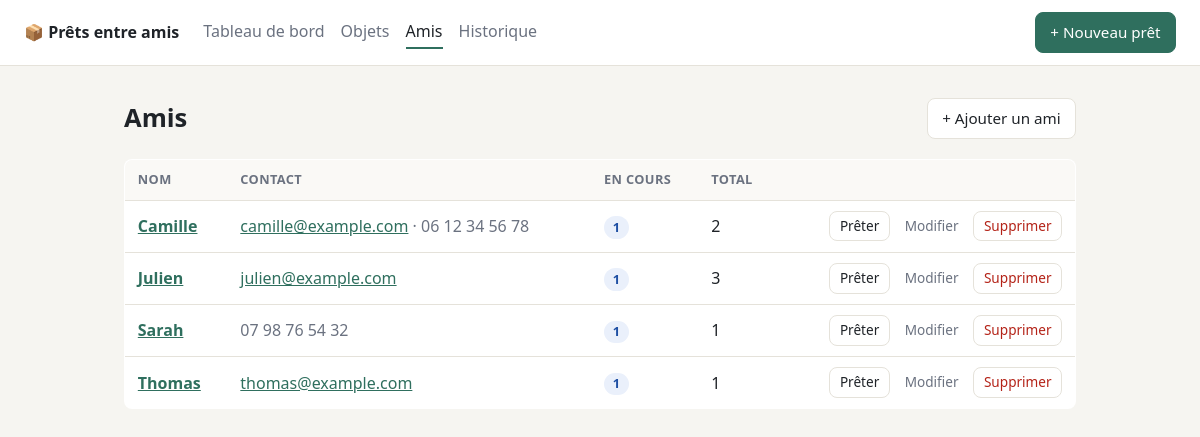
Screenshot of /friends with the database file from the repository.
### tables this page shows
CREATE TABLE friends (
    id         INT UNSIGNED AUTO_INCREMENT PRIMARY KEY,
    name       VARCHAR(100) NOT NULL,
    email      VARCHAR(255) NULL,
    phone      VARCHAR(30)  NULL,
    created_at DATETIME     NOT NULL DEFAULT CURRENT_TIMESTAMP,
    UNIQUE KEY uq_friends_name (name)
);

### src/Controller/FriendController.php (called while the page is built, shortened)
<?php
final class FriendController
{
    public function index(): void
    {
        $this->view->render('friends/index', [
            'title'   => 'Amis',
            'friends' => $this->friends->allWithStats(),
        ]);
    }
}

### public/index.php (called while the page is built, shortened)
<?php
require __DIR__ . '/../src/helpers.php';
$view = new View(__DIR__ . '/../templates');
try {
    $pdo = Database::connection();
    $friendRepo = new FriendRepository($pdo);
    $itemRepo = new ItemRepository($pdo);
    $loanRepo = new LoanRepository($pdo);
    $dashboard = new DashboardController($view, $loanRepo);
    $friends = new FriendController($view, $friendRepo);
    $items = new ItemController($view, $itemRepo);
    $loans = new LoanController($view, $loanRepo, $itemRepo, $friendRepo);
    $router = new Router();
    $router->get('/', $dashboard->index(...));
    $router->get('/friends', $friends->index(...));
    $router->get('/friends/new', $friends->create(...));
    $router->post('/friends', $friends->store(...));
    $router->get('/friends/{id}/edit', $friends->edit(...));
    $router->post('/friends/{id}', $friends->update(...));
    $router->post('/friends/{id}/delete', $friends->delete(...));
    $router->get('/items', $items->index(...));
    $router->get('/items/new', $items->create(...));
    $router->post('/items', $items->store(...));
    $router->get('/items/{id}/edit', $items->edit(...));
    $router->post('/items/{id}', $items->update(...));
    $router->post('/items/{id}/delete', $items->delete(...));
    $router->get('/loans', $loans->history(...));
    $router->get('/loans/new', $loans->create(...));
    $router->post('/loans', $loans->store(...));
    $router->post('/loans/{id}/return', $loans->markReturned(...));
    $router->dispatch($_SERVER['REQUEST_METHOD'], $_SERVER['REQUEST_URI']);
} catch (HttpException $e) {
    $view->render('error', ['title' => $e->getMessage(), 'status' => $e->status], $e->status);
} catch (Throwable $e) {
    error_log((string) $e);
    $view->render('error', ['title' => 'Erreur serveur', 'status' => 500], 500);
}

### src/Repository/FriendRepository.php (called while the page is built, shortened)
<?php
final class FriendRepository
{
    public function allWithStats(): array
    {
        return $this->pdo->query(
            'SELECT f.*,
                    COUNT(l.id)                                           AS total_loans,
                    COALESCE(SUM(l.id IS NOT NULL AND l.returned_at IS NULL), 0) AS active_loans
             FROM friends f
             LEFT JOIN loans l ON l.friend_id = f.id
             GROUP BY f.id
             ORDER BY f.name'
        )->fetchAll();
    }
}

### src/helpers.php (called while the page is built, shortened)
<?php
function e(mixed $value): string
{
    return htmlspecialchars((string) $value, ENT_QUOTES | ENT_SUBSTITUTE, 'UTF-8');
}

### templates/friends/index.php (the view, shortened to what this page needs)
<div class="page-head">
    <h1>Amis</h1>
    <a href="/friends/new" class="btn">+ Ajouter un ami</a>
</div>
<?php if (!$friends): ?>
    <p class="empty">Aucun ami enregistré pour l'instant.</p>
<?php else: ?>
    <table>
        <thead><tr><th>Nom</th><th>Contact</th><th>En cours</th><th>Total</th><th></th></tr></thead>
        <tbody>
        <?php foreach ($friends as $friend): ?>
            <tr>
                <td><a href="/loans?friend=<?= e($friend['id']) ?>"><strong><?= e($friend['name']) ?></strong></a></td>
                <td class="muted">
                    <?= $friend['email'] ? '<a href="mailto:' . e($friend['email']) . '">' . e($friend['email']) . '</a>' : '' ?>
                    <?= $friend['email'] && $friend['phone'] ? '·' : '' ?>
                    <?= e($friend['phone'] ?? '') ?>
                </td>
                <td><?= (int) $friend['active_loans'] > 0 ? '<span class="badge badge-en_cours">' . e($friend['active_loans']) . '</span>' : '0' ?></td>
                <td><?= e($friend['total_loans']) ?></td>
                <td class="actions">
                    <a href="/loans/new?friend=<?= e($friend['id']) ?>" class="btn btn-small">Prêter</a>
                    <a href="/friends/<?= e($friend['id']) ?>/edit" class="btn btn-small btn-ghost">Modifier</a>
                    <form method="post" action="/friends/<?= e($friend['id']) ?>/delete" onsubmit="return confirm(<?= e(json_encode('Supprimer ' . $friend['name'] . ' ?')) ?>)">
                        <button class="btn btn-small btn-danger">Supprimer</button>
                    </form>
                </td>
            </tr>
        <?php endforeach; ?>
        </tbody>
    </table>
<?php endif; ?>

### src/Router.php (shortened to what this page needs)
<?php
final class Router
{
    private array $routes = [];
    public function dispatch(string $method, string $uri): void
    {
        $path = rtrim(parse_url($uri, PHP_URL_PATH) ?: '/', '/') ?: '/';
        $pathMatched = false;
        foreach ($this->routes as [$routeMethod, $regex, $handler]) {
            if (!preg_match($regex, $path, $matches)) {
                continue;
            }
            $pathMatched = true;
            $params = array_map('intval', array_filter($matches, 'is_string', ARRAY_FILTER_USE_KEY));
            $handler(...$params);
            return;
        }
        throw new HttpException($pathMatched ? 405 : 404);
    }
    private function add(string $method, string $path, callable $handler): void
    {
        $regex = '#^' . preg_replace('#\{(\w+)\}#', '(?P<$1>\d+)', $path) . '$#';
        $this->routes[] = [$method, $regex, $handler];
    }
}

### public/style.css (style rules this page uses)
:root { --bg: #f6f5f1; --surface: #ffffff; --text: #1f2328; --muted: #6b7280; --border: #e5e2da; --primary: #2f6f5e; --primary-dark: #24574a; --danger: #b42318; --warn-bg: #fdf1e7; --warn: #b54708; --ok-bg: #e8f3ee; --info-bg: #eaf0fb; --info: #1e4fa3; --radius: 8px; font-family: system-ui, -apple-system, "Segoe UI", Roboto, sans-serif; color: var(--text); background: var(--bg); }
* { box-sizing: border-box; }
body { margin: 0; line-height: 1.5; }
a { color: var(--primary); }
h1 { font-size: 1.6rem; margin: 0 0 1.25rem; }
.muted { color: var(--muted); }
.page-head { display: flex; justify-content: space-between; align-items: center; margin-bottom: 1.25rem; }
.page-head h1 { margin: 0; }
.btn { display: inline-block; padding: .5rem .9rem; border-radius: var(--radius); border: 1px solid var(--border); background: var(--surface); color: var(--text); font: inherit; font-size: .95rem; text-decoration: none; cursor: pointer; }
.btn-ghost { background: transparent; border-color: transparent; color: var(--muted); }
.btn-danger { color: var(--danger); }
.btn-small { padding: .25rem .6rem; font-size: .85rem; }
table { width: 100%; border-collapse: collapse; background: var(--surface); border: 1px solid var(--border); border-radius: var(--radius); overflow: hidden; }
th, td { padding: .65rem .8rem; text-align: left; border-bottom: 1px solid var(--border); vertical-align: middle; }
th { font-size: .8rem; text-transform: uppercase; letter-spacing: .03em; color: var(--muted); background: #faf9f6; }
tr:last-child td { border-bottom: none; }
.actions { text-align: right; white-space: nowrap; }
.actions form { display: inline; }
.badge { display: inline-block; padding: .1rem .55rem; border-radius: 999px; font-size: .8rem; font-weight: 600; }
.badge-en_cours { background: var(--info-bg); color: var(--info); }

### rows the page displays
friends: name "Camille", email "camille@example.com", phone "06 12 34 56 78", active_loans "1", total_loans "2"
friends: name "Julien", email "julien@example.com", active_loans "1", total_loans "3"
friends: name "Sarah", phone "07 98 76 54 32", active_loans "1", total_loans "1"
friends: name "Thomas", email "thomas@example.com", active_loans "1", total_loans "1"

### other values shown
$label "Tableau de bord"
$label "Objets"
$label "Amis"
$label "Historique"
